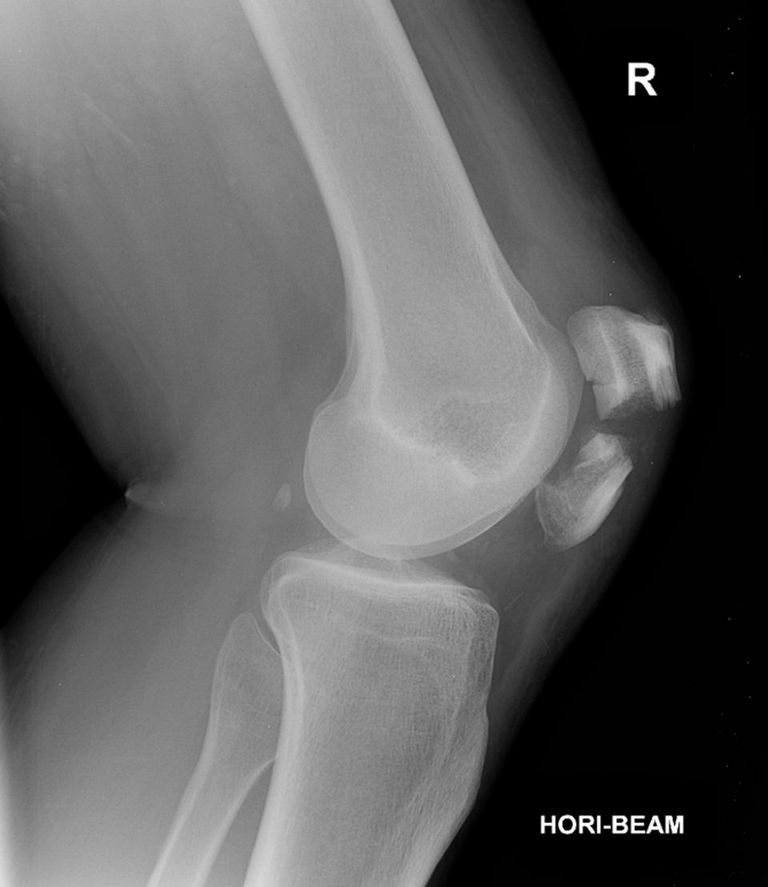
#> input picture data/raw/patella-fracture-6.jpg, 768 x 887 px
$ jupyter execute 'Clinical analysis.ipynb'
#> lines starting #> are read from the running program, lines starting #| are printed output that depends on the picture
# Tests for clinic cases

[cell 1]
import cv2
import matplotlib.pyplot as plt
import numpy as np

[cell 2]
path_image = '../data/raw/patella-fracture-6.jpg'
image = cv2.imread(path_image, cv2.IMREAD_GRAYSCALE)
#> image is the input picture: shape (887, 768); min 0, max 255, mean 91.5

Sharpering

[cell 3]
kernel_shapering = np.array([
    [0, -1, 0],
    [-1, 5, -1],
    [0, -1, 0]
])

[cell 4]
sharpened_image = cv2.filter2D(image, -1, kernel_shapering)

[cell 5]
plt.figure(figsize=(18, 12))

plt.subplot(1, 2, 1)
plt.imshow(image, cmap='gray')
plt.title('Original')

plt.subplot(1, 2, 2)
plt.imshow(sharpened_image, cmap='gray')
plt.title('Sharpened Image')

plt.show()
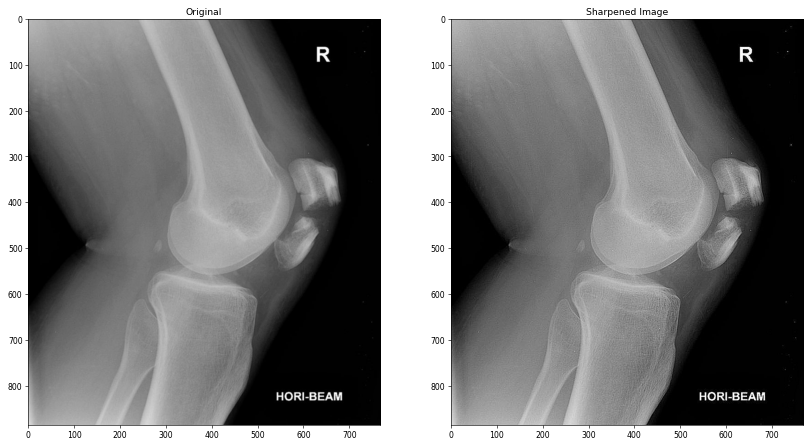
#> figure drawn by matplotlib, 2 panels

INVERTING AND APPLY CLAHE

[cell 6]
inverted_image = 255 - sharpened_image
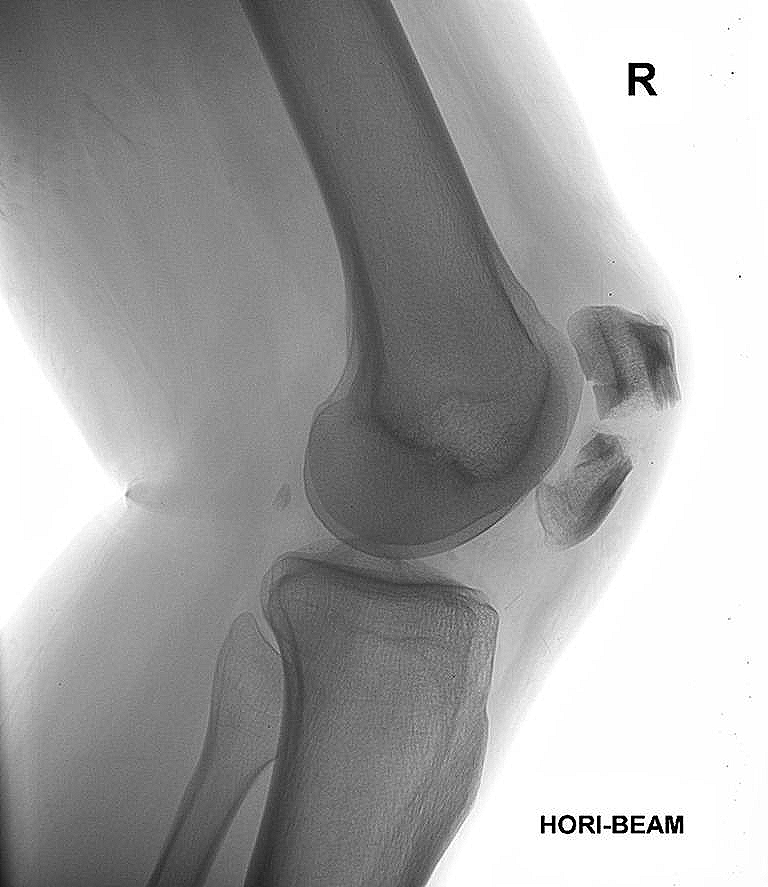
#> inverted_image: shape (887, 768); min 0, max 255, mean 163.5

[cell 7]
clahe = cv2.createCLAHE(clipLimit=2.0 , tileGridSize=(8, 8))
inverted_clahe = clahe.apply(inverted_image)
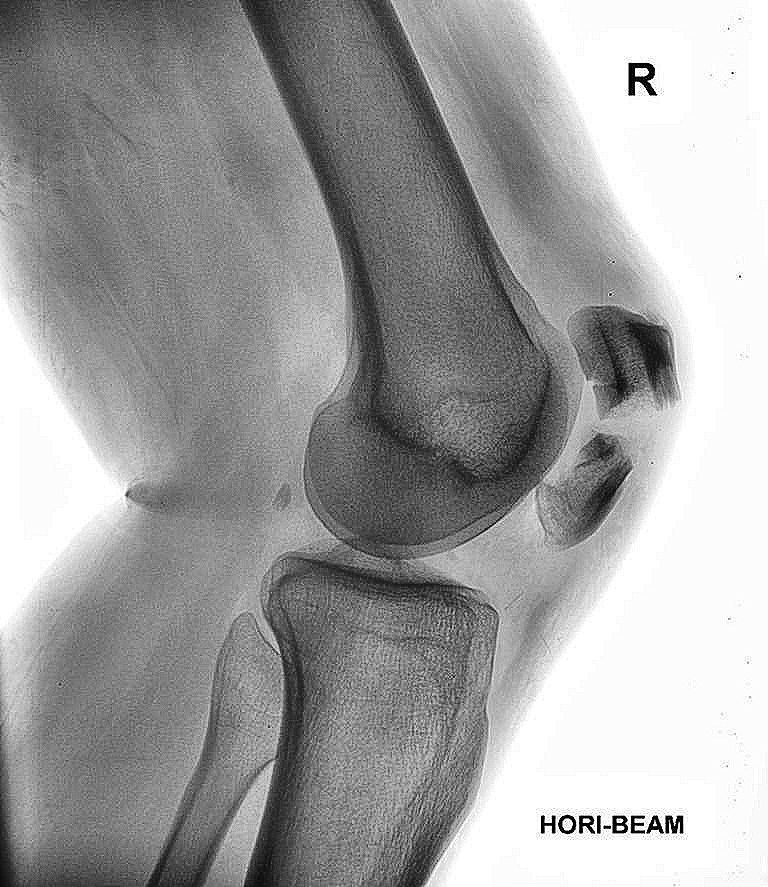
#> inverted_clahe: shape (887, 768); min 1, max 255, mean 160.3

[cell 8]
plt.figure(figsize=(18, 12))

plt.subplot(1, 2, 1)
plt.imshow(sharpened_image, cmap='gray')
plt.title('Sharpened Image')

plt.subplot(1, 2, 2)
plt.imshow(inverted_clahe, cmap='gray')
plt.title('Inverted Sharpened Image with CLAHE')

plt.show()
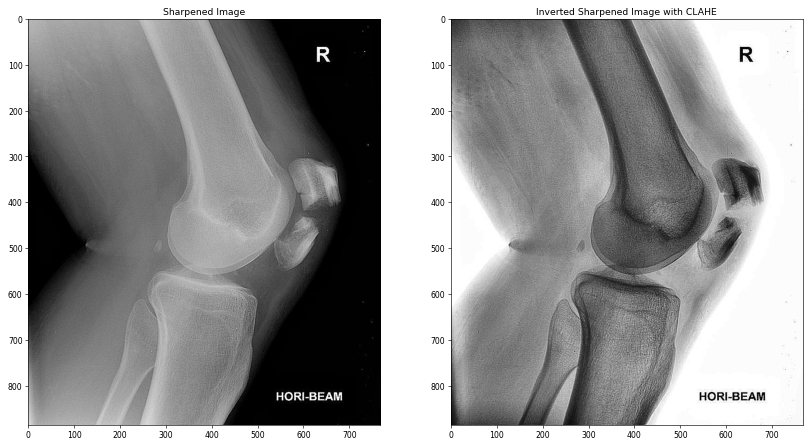
#> figure drawn by matplotlib, 2 panels

Blurred image

[cell 9]
blurred_image = cv2.GaussianBlur(inverted_clahe, (5, 5), 0)

$ run again, with data/raw/lipohaemarthrosis-shoulder.jpg copied over data/raw/patella-fracture-6.jpg
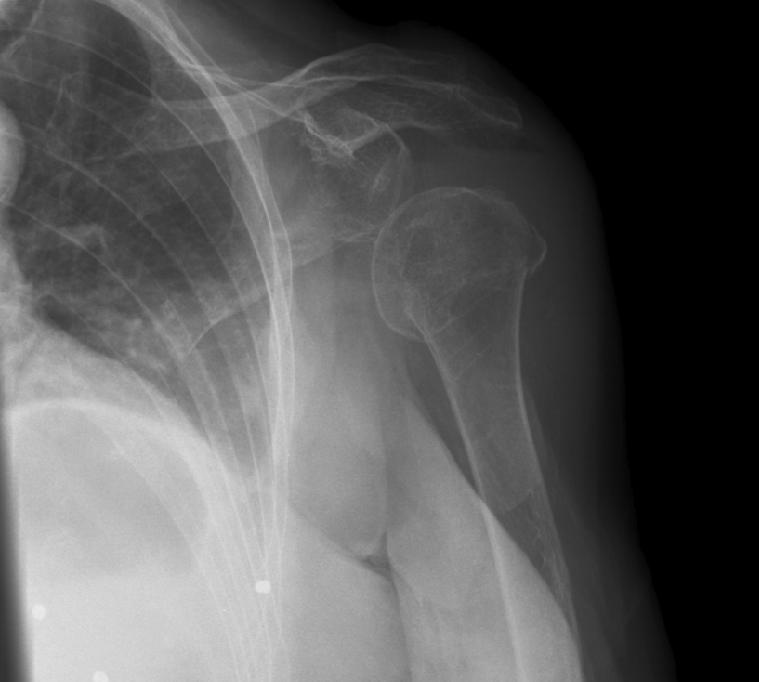
#> input picture data/raw/lipohaemarthrosis-shoulder.jpg, 759 x 682 px
#> image is the input picture: shape (682, 759); min 0, max 236, mean 89.5
#> `inverted_clahe = clahe.apply(inverted_image)`:
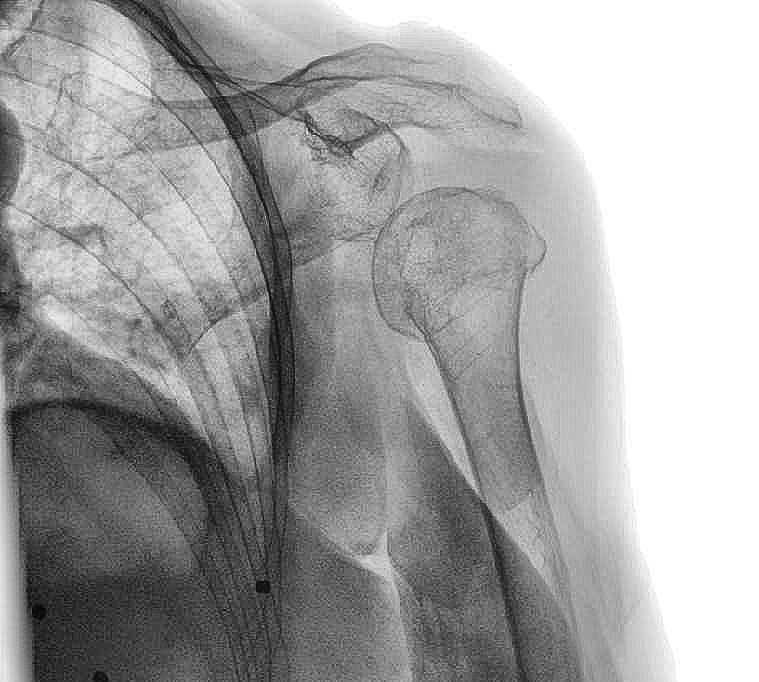
#> inverted_clahe: shape (682, 759); min 1, max 255, mean 162.4
#> `plt.show()`:
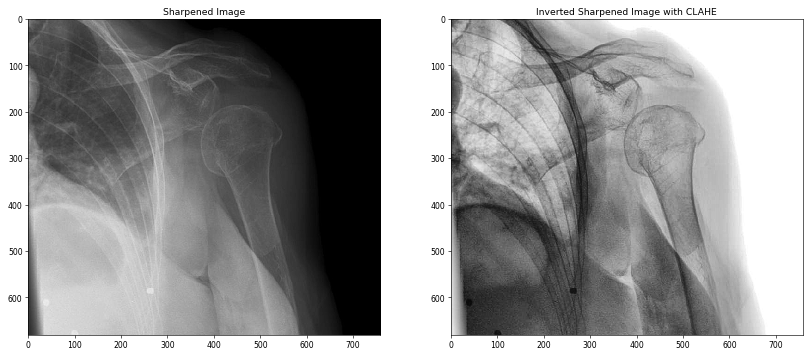
#> figure drawn by matplotlib, 2 panels

$ run again, with data/raw/hand_xray.jpeg copied over data/raw/patella-fracture-6.jpg
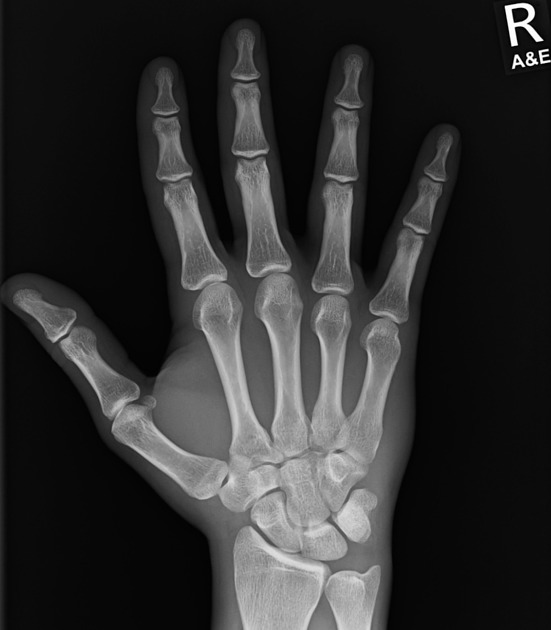
#> input picture data/raw/hand_xray.jpeg, 551 x 630 px
#> image is the input picture: shape (630, 551); min 0, max 255, mean 46.5
#> `plt.show()`:
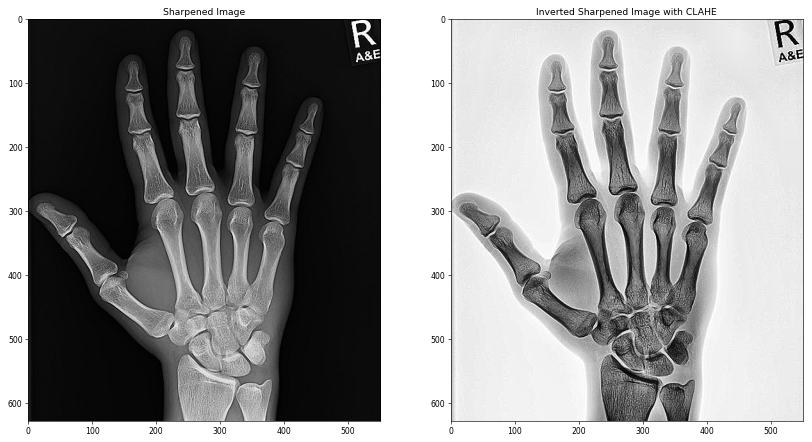
#> figure drawn by matplotlib, 2 panels
#> `blurred_image = cv2.GaussianBlur(inverted_clahe, (5, 5), 0)`:
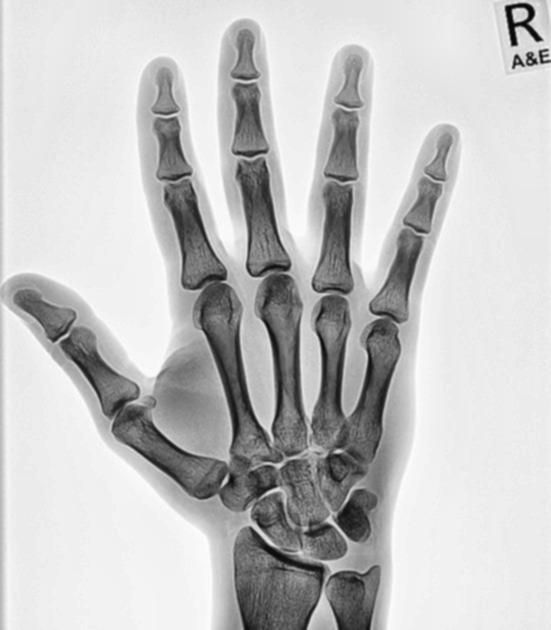
#> blurred_image: shape (630, 551); min 6, max 253, mean 195.8
